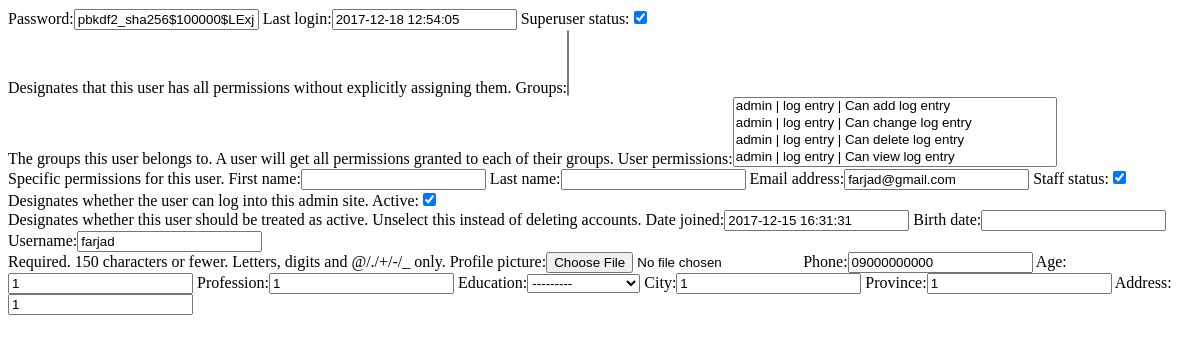
The page /self/edit_profile/ (signed in) on the database as committed earlier.
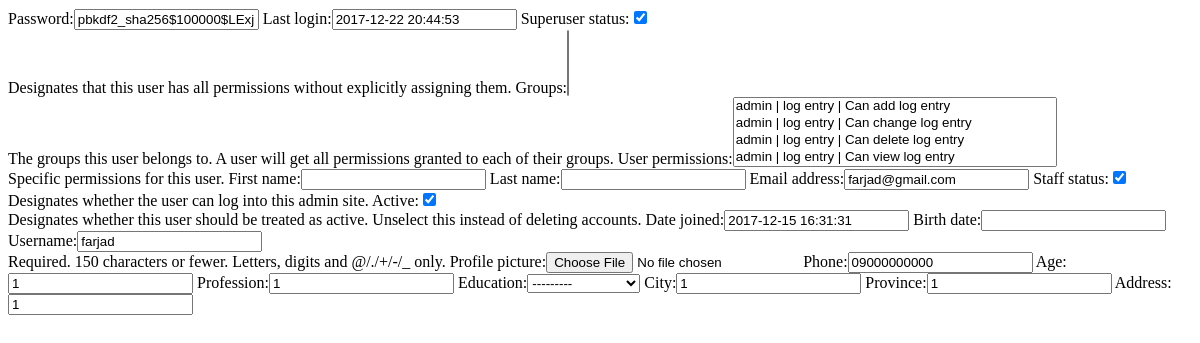
The same page on the database as committed later.
### members/models.py (models this page shows, shortened)
class Member(AbstractUser):
    birth_date = models.DateField(null=True, blank=True)
    username = models.CharField(
        _('username'),
        max_length=150,
        unique=True,
        blank=False,
        null=False,
        help_text=_('Required. 150 characters or fewer. Letters, digits and @/./+/-/_ only.'),
        validators=[ASCIIUsernameValidator],
        error_messages={
            'unique': _("A user with that username already exists."),
        },
    )
    profile_picture = ImageField(upload_to='profile_pictures/', null=True, blank=True)
    phone = models.CharField(max_length=11, blank=False, null=False)
    age = models.IntegerField(blank=False, null=False)
    profession = models.CharField(max_length=32)
    education = models.CharField(max_length=30, choices=EDUCATION_CHOICES)
    city = models.CharField(max_length=60)
    province = models.CharField(max_length=60)
    address = models.CharField(max_length=60)

### members/views/profile_views.py (the view)
# urls.py: path(r'edit_profile/', EditProfileView.as_view(), name="edit-profile"),
class EditProfileView(PermissionCheckerMixin, UpdateView):
    model = Member
    fields = '__all__'
    permission_classes = [LoginRequired]
    template_name = "members/edit_profile.html"
    def get_object(self, queryset=None):
        return self.request.user

### farjad/utils/permission_checker.py (called while the page is built)
    def has_permission(self, request, view):
        if request.user.is_authenticated:
            return True
        elif self.login_required:
            raise NotAuthenticated
        return True

    def dispatch(self, request, *args, **kwargs):
        for permission in self.permission_classes:
            try:
                if not permission().has_permission(request, self):
                    raise PermissionDenied
            except NotAuthenticated:
                return login_required(lambda x: None)(request)
            except RestPermissionDenied:
                raise PermissionDenied
        return super().dispatch(request, *args, **kwargs)

### members/templates/members/edit_profile.html (shortened to what this page needs)
<!DOCTYPE html>
<html lang="en">
<head>
</head>
<body>
<form action="" method="post" id="edit_profile_form"
      enctype="multipart/form-data" autocomplete="off">
    {{ form }}
</form>
</body>
</html>

Rows that differ between the two databases and show on the page:
changed Member "pbkdf2_sha256$100000$LExjBzCq5BA0$lQo8W2a6a8S7rcriBbY7RHVQAvopApjFE2qyTNvI4do=": last_login "2017-12-18 12:54:05" → "2017-12-22 20:44:53"
